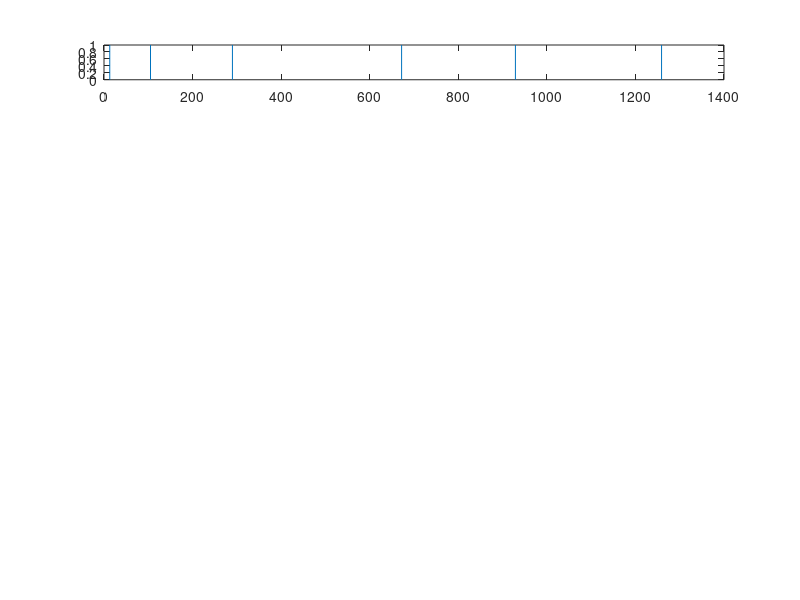

Recreate this plot in MATLAB. (Note: this script raises an error after producing the figure.)
function plot_CellTypes
%PLOT_CELLTYPES Summary of this function goes here
%   Detailed explanation goes here

mice = {'PV986', 'PV988', 'PV989', 'PV990', 'PV991'};
session2use = {'LMT1_20190312', 'LMT2_20190313', 'LMT5_20190318', 'LMT6_20190319'};

pooled_spatial_pvalue = [];
pooled_spatial_tuning_curves = [];
pooled_spatial_MI = [];

pooled_time_pvalue = [];
pooled_time_tuning_curves = [];
pooled_time_MI = [];

pooled_distance_pvalue = [];
pooled_distance_tuning_curves = [];
pooled_distance_MI = [];

%% Load zScored MI values
for mouse=1:length(mice)
    for session=1:length(session2use)
        cd(['/Volumes/GoogleDrive/My Drive/Williams lab/Manuscripts/ETTER2022_NatComs/input_data/calcium_imaging/' mice{mouse} '/LT/LongMonoTrack/' mice{mouse} '_' session2use{session}])
        if isfile('LMT_results.mat')
            load('LMT_results.mat');
            pooled_spatial_tuning_curves = [pooled_spatial_tuning_curves spatial_tuning_curve_data];
            pooled_spatial_pvalue = [pooled_spatial_pvalue spatial_MI_pvalue];
            pooled_spatial_MI = [pooled_spatial_MI spatial_MI];
            
            pooled_time_pvalue = [pooled_time_pvalue time_MI_pvalue];
            pooled_time_tuning_curves = [pooled_time_tuning_curves time_tuning_curve_data];
            pooled_time_MI = [pooled_time_MI time_MI];
            
            pooled_distance_pvalue = [pooled_distance_pvalue distance_MI_pvalue];
            pooled_distance_tuning_curves = [pooled_distance_tuning_curves distance_tuning_curve_data];
            pooled_distance_MI = [pooled_distance_MI distance_MI];
        end
    end
end

%% Smooth
for i=1:size(pooled_spatial_tuning_curves,2)
    smoothed_spatial_tuning_curves(:,i) = smoothPlaceField4Plots(pooled_spatial_tuning_curves(:,i),5);
    smoothed_time_tuning_curves(:,i) = smoothPlaceField4Plots(pooled_time_tuning_curves(:,i),10);
    smoothed_distance_tuning_curves(:,i) = smoothPlaceField4Plots(pooled_distance_tuning_curves(:,i),15);
end
    
%% Sort
[sorted_spatial_MI, sorted_space_MI_idx] = sort(pooled_spatial_MI, 'descend');
[sorted_time_MI, sorted_time_MI_idx] = sort(pooled_time_MI, 'descend');
[sorted_distance_MI, sorted_distance_MI_idx] = sort(pooled_distance_MI, 'descend');

% for neuron=1:length(pooled_spatial_MI)
%    plot(smoothed_spatial_tuning_curves(:,sorted_space_MI_idx(neuron)));
%    ax=gca;
%    ax.YLim = [0 0.3];
%    neuronStr = {'Neuron: ' neuron 'MI: ' sorted_spatial_MI(neuron) 'pvalue:' pooled_spatial_pvalue(sorted_space_MI_idx(neuron))};
%    title(neuronStr)
%    pause
% end

% Spatial neurons:
spatial_rank1=13; % MI=0.080, p-value=0.001
spatial_rank2=105; % MI=0.053, p-value=0.001
spatial_rank3=290; % MI=0.043, p-value=0.004
spatial_rank4=672; % MI=0.033, p-value=0.011
spatial_rank5=929; % MI=0.029, p-value=0.154
spatial_rank6=1259; % MI=0.026, p-value=0.511

% for neuron=1:length(pooled_time_MI)
%    plot(smoothed_time_tuning_curves(:,sorted_time_MI_idx(neuron)));
%    ax=gca;
%    ax.YLim = [0 0.2];
%    neuronStr = {'Neuron: ' neuron 'MI: ' sorted_time_MI(neuron) 'pvalue:' pooled_time_pvalue(sorted_time_MI_idx(neuron))};
%    title(neuronStr)
%    pause
% end

temporal_rank1=3; % MI=0.076, p-value<0.0001
temporal_rank2=61; % MI=0.053, p-value<0.0001
temporal_rank3=131; % MI=0.045, p-value=0.004
%temporal_rank3=132; % MI=0.045, p-value=0.023
temporal_rank4=188; % MI=0.042, p-value=0.012
%temporal_rank5bis=228; % MI=0.040, p-value=0.021
temporal_rank5=250; % MI=0.039, p-value=0.055
temporal_rank6=590; % MI=0.031, p-value=0.366

% for neuron=1:length(pooled_distance_MI)
%    plot(smoothed_distance_tuning_curves(:,sorted_distance_MI_idx(neuron)));
%    ax=gca;
%    ax.YLim = [0 1];
%    neuronStr = {'Neuron: ' neuron 'MI: ' sorted_distance_MI(neuron) 'pvalue:' pooled_distance_pvalue(sorted_distance_MI_idx(neuron))};
%    title(neuronStr)
%    pause
% end

distance_rank1=7; % MI=0.139, p-value=0.001
distance_rank2=44; % MI=0.109, p-value=0.008
distance_rank3=102; % MI=0.094, p-value=0.005
%distance_rank3bis=96; % MI=0.095, p-value=0.027
distance_rank4=112; % MI=0.092, p-value=0.001
distance_rank5=131; % MI=0.086, p-value=0.015
distance_rank6=423; % MI=0.064, p-value=0.164


%% Space
figure
subplot(7,1,1);
plot(sorted_spatial_MI); hold on;
line([spatial_rank1 spatial_rank1],[0 1])
line([spatial_rank2 spatial_rank2],[0 1])
line([spatial_rank3 spatial_rank3],[0 1])
line([spatial_rank4 spatial_rank4],[0 1])
line([spatial_rank5 spatial_rank5],[0 1])
line([spatial_rank6 spatial_rank6],[0 1])
ax=gca;
ax.XLim=[1 1500];
ax.YLim=[0 0.2];

subplot(7,1,2);
title('Spatial');
plot(smoothed_spatial_tuning_curves(:,sorted_space_MI_idx(spatial_rank1)));
ax=gca;
ax.YLim=[0 0.3];

subplot(7,1,3);
plot(smoothed_spatial_tuning_curves(:,sorted_space_MI_idx(spatial_rank2)));
ax=gca;
ax.YLim=[0 0.3];

subplot(7,1,4);
plot(smoothed_spatial_tuning_curves(:,sorted_space_MI_idx(spatial_rank3)));
ax=gca;
ax.YLim=[0 0.3];

subplot(7,1,5);
plot(smoothed_spatial_tuning_curves(:,sorted_space_MI_idx(spatial_rank4)));
ax=gca;
ax.YLim=[0 0.3];

subplot(7,1,6);
plot(smoothed_spatial_tuning_curves(:,sorted_space_MI_idx(spatial_rank5)));
ax=gca;
ax.YLim=[0 0.3];

subplot(7,1,7);
plot(smoothed_spatial_tuning_curves(:,sorted_space_MI_idx(spatial_rank6)));
ax=gca;
ax.YLim=[0 0.3];

%% Time
figure
subplot(7,1,1);
plot(sorted_time_MI); hold on;
line([temporal_rank1 temporal_rank1],[0 1])
line([temporal_rank2 temporal_rank2],[0 1])
line([temporal_rank3 temporal_rank3],[0 1])
line([temporal_rank4 temporal_rank4],[0 1])
line([temporal_rank5 temporal_rank5],[0 1])
line([temporal_rank6 temporal_rank6],[0 1])
ax=gca;
ax.XLim=[1 1000];
ax.YLim=[0 0.2];

subplot(7,1,2);
title('Spatial');
plot(smoothed_time_tuning_curves(:,sorted_time_MI_idx(temporal_rank1)));
ax=gca;
ax.XLim=[0 50];
ax.YLim=[0 0.2];

subplot(7,1,3);
plot(smoothed_time_tuning_curves(:,sorted_time_MI_idx(temporal_rank2)));
ax=gca;
ax.XLim=[0 50];
ax.YLim=[0 0.2];

subplot(7,1,4);
plot(smoothed_time_tuning_curves(:,sorted_time_MI_idx(temporal_rank3)));
ax=gca;
ax.XLim=[0 50];
ax.YLim=[0 0.2];

subplot(7,1,5);
plot(smoothed_time_tuning_curves(:,sorted_time_MI_idx(temporal_rank4)));
ax=gca;
ax.XLim=[0 50];
ax.YLim=[0 0.2];

subplot(7,1,6);
plot(smoothed_time_tuning_curves(:,sorted_time_MI_idx(temporal_rank5)));
ax=gca;
ax.XLim=[0 50];
ax.YLim=[0 0.2];

subplot(7,1,7);
plot(smoothed_time_tuning_curves(:,sorted_time_MI_idx(temporal_rank6)));
ax=gca;
ax.XLim=[0 50];
ax.YLim=[0 0.2];

%% Distance
figure
subplot(7,1,1);
plot(sorted_distance_MI); hold on;
line([distance_rank1 distance_rank1],[0 1])
line([distance_rank2 distance_rank2],[0 1])
line([distance_rank3 distance_rank3],[0 1])
line([distance_rank4 distance_rank4],[0 1])
line([distance_rank5 distance_rank5],[0 1])
line([distance_rank6 distance_rank6],[0 1])
ax=gca;
ax.XLim=[1 500];
ax.YLim=[0 0.2];

subplot(7,1,2);
title('Distance');
plot(smoothed_distance_tuning_curves(:,sorted_distance_MI_idx(distance_rank1)));
ax=gca;
ax.YLim=[0 0.8];

subplot(7,1,3);
plot(smoothed_distance_tuning_curves(:,sorted_distance_MI_idx(distance_rank2)));
ax=gca;
ax.YLim=[0 0.8];

subplot(7,1,4);
plot(smoothed_distance_tuning_curves(:,sorted_distance_MI_idx(distance_rank3)));
ax=gca;
ax.YLim=[0 0.8];

subplot(7,1,5);
plot(smoothed_distance_tuning_curves(:,sorted_distance_MI_idx(distance_rank4)));
ax=gca;
ax.YLim=[0 0.8];

subplot(7,1,6);
plot(smoothed_distance_tuning_curves(:,sorted_distance_MI_idx(distance_rank5)));
ax=gca;
ax.YLim=[0 0.8];

subplot(7,1,7);
plot(smoothed_distance_tuning_curves(:,sorted_distance_MI_idx(distance_rank6)));
ax=gca;
ax.YLim=[0 0.8];

end

